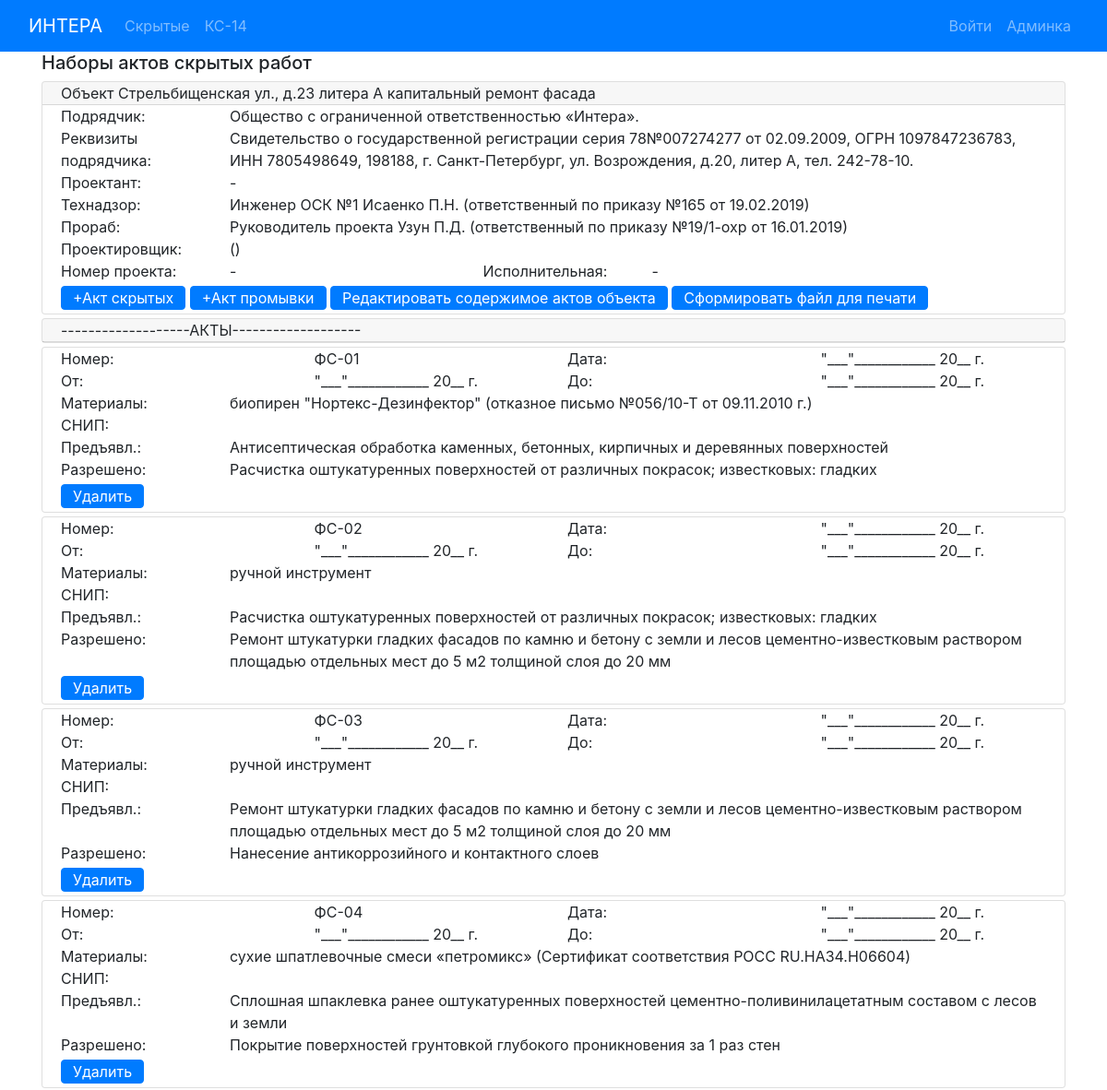
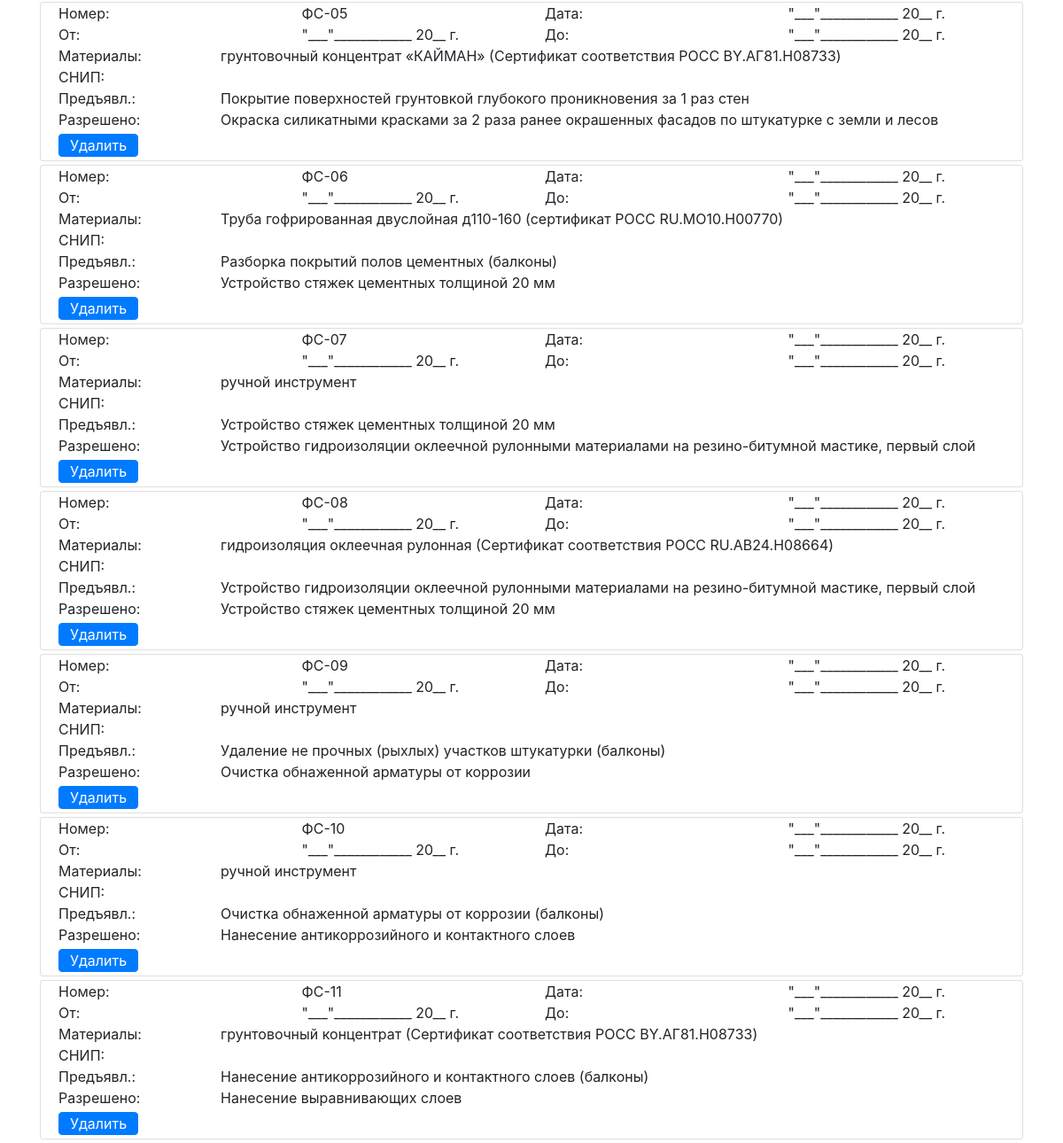
Before: /actbase/see-20/ with the older database file (2 pictures, top to bottom).
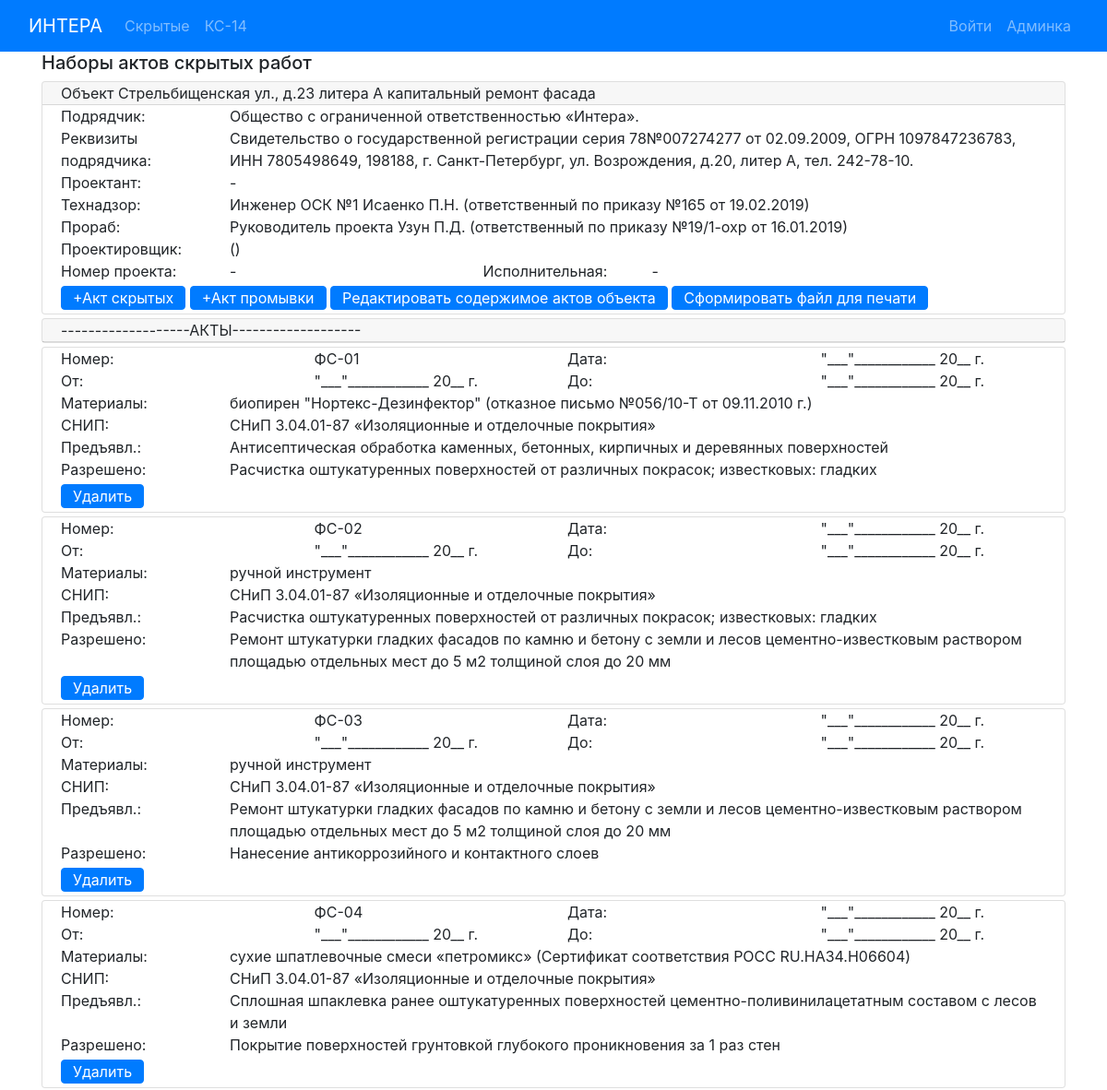
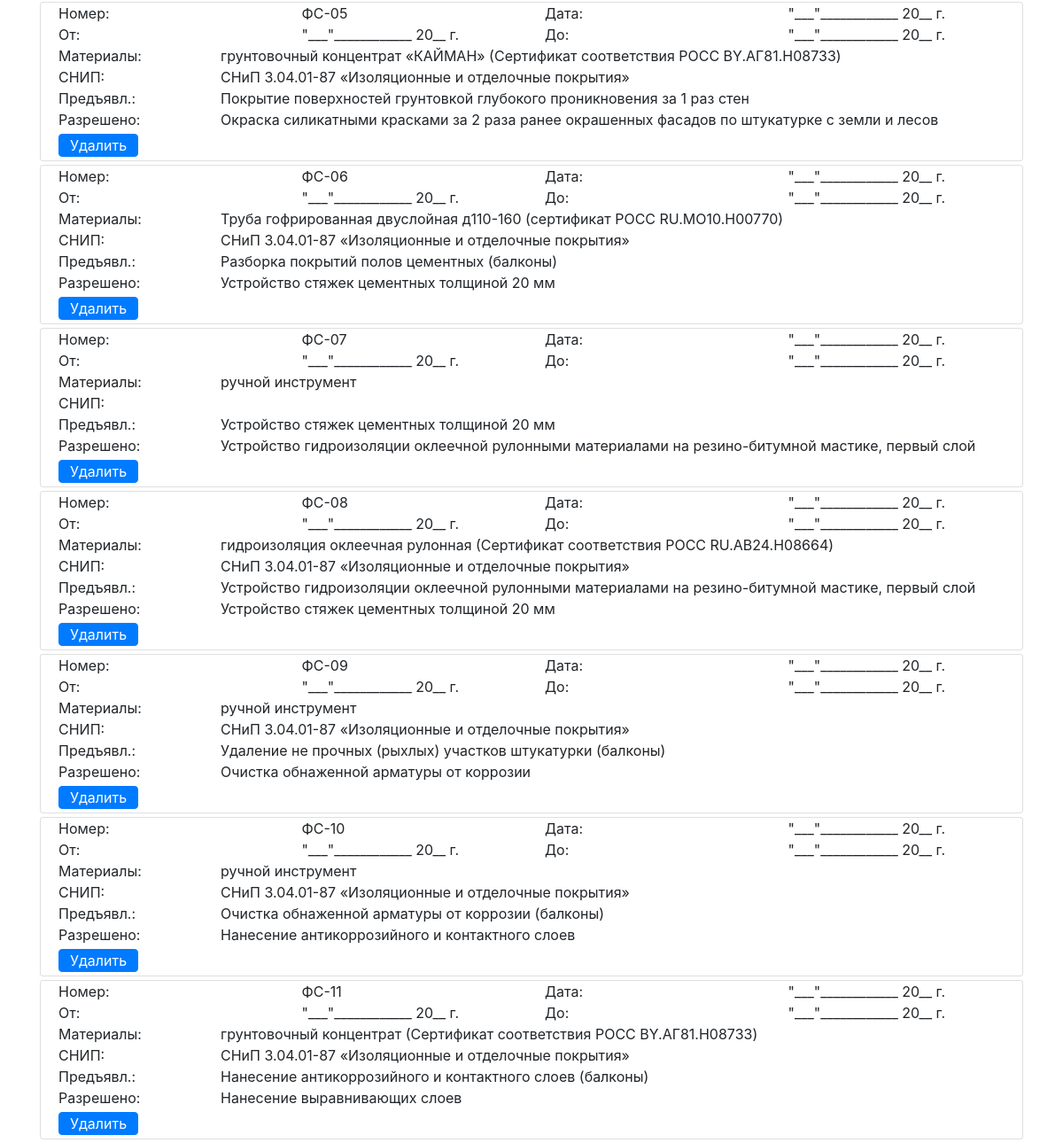
After: the same page with the newer database file (2 pictures, top to bottom).
### hiddenactsbase/models.py (models this page shows, shortened)
class HiddenActIS (models.Model):
    act_number = models.CharField(max_length=20, verbose_name='Ном. Акта', blank=True)
    act_date = models.CharField(max_length=50, verbose_name='Дата Акта')
    presented_work = models.CharField(max_length=200, verbose_name='Предъявл.')
    materials = models.CharField(max_length=200, verbose_name='Материалы')
    permitted_work = models.CharField(max_length=200, verbose_name='Разрешено')
    begin_date = models.CharField(max_length=50, verbose_name='От:')
    end_date = models.CharField(max_length=50, verbose_name='До:')
    work_SNIP = models.CharField(max_length=100, verbose_name='СНИП:', blank=True)
    class Meta:
        ordering = ['act_number']
        verbose_name = 'Акт скрытых инженерка '

### hiddenactsbase/views.py (the view)
# urls.py: path('see-<int:pk>/', ObjectDetail.as_view(), name='object_detail_url'),
class ObjectDetail (View):
    @staticmethod
    def get(request, pk):
        my_obj = get_object_or_404(ObjectActs, pk=pk)
        return render(request, 'hiddenactsbase/object_detail.html',
                      context={'myobj': my_obj})

### hiddenactsbase/models.py (called while the page is built)
    def get_edit_url(self):
        return reverse('object_edit_url', kwargs={'pk': self.pk})

### hiddenactsbase/templates/hiddenactsbase/object_detail.html (shortened to what the changed rows need)
{% extends 'base.html'%}
{% block mycontent %}
    <div class="container">
        {% for act in myobj.acts.all %}
            <div class="card mb-1">
                <div class="card-body py-0">
                    <div class="card-text">
                        <div class="row">
                            <div class="col-md-3">Номер:</div>
                            <div class="col-md-3">{{ act.act_number }}</div>
                            <div class="col-md-3">Дата:</div>
                            <div class="col-md-3">{{ act.act_date }}</div>
                        </div>
                        <div class="row">
                            <div class="col-md-3">От:</div>
                            <div class="col-md-3">{{ act.begin_date }}</div>
                            <div class="col-md-3">До:</div>
                            <div class="col-md-3">{{ act.end_date }}</div>
                        </div>
                        <div class="row">
                            <div class="col-md-2">Материалы:</div>
                            <div class="col-md-10">{{ act.materials }}</div>
                        </div>
                        <div class="row">
                            <div class="col-md-2">СНИП:</div>
                            <div class="col-md-10">{{ act.work_SNIP }}</div>
                        </div>
                        <div class="row">
                            <div class="col-md-2">Предъявл.:</div>
                            <div class="col-md-10">{{ act.presented_work }}</div>
                        </div>
                        <div class="row">
                            <div class="col-md-2">Разрешено:</div>
                            <div class="col-md-10">{{ act.permitted_work }}</div>
                        </div>
                        <a href="{% url 'delete_hidden_act' myobj.pk act.pk %}" class="btn btn-primary my-1 py-0">Удалить</a>
                    </div>
                </div>
            </div>
        {% endfor %}
    </div>
{% endblock %}

Changed rows visible on the page:
changed HiddenActIS "ФС-01": work_SNIP (not shown) → "СНиП 3.04.01-87 «Изоляционные и отделочные покрытия»"
changed HiddenActIS "ФС-02": work_SNIP (not shown) → "СНиП 3.04.01-87 «Изоляционные и отделочные покрытия»"
changed HiddenActIS "ФС-03": work_SNIP (not shown) → "СНиП 3.04.01-87 «Изоляционные и отделочные покрытия»"
changed HiddenActIS "ФС-04": work_SNIP (not shown) → "СНиП 3.04.01-87 «Изоляционные и отделочные покрытия»"
changed HiddenActIS "ФС-05": work_SNIP (not shown) → "СНиП 3.04.01-87 «Изоляционные и отделочные покрытия»"
changed HiddenActIS "ФС-06": work_SNIP (not shown) → "СНиП 3.04.01-87 «Изоляционные и отделочные покрытия»"
changed HiddenActIS "ФС-08": work_SNIP (not shown) → "СНиП 3.04.01-87 «Изоляционные и отделочные покрытия»"
changed HiddenActIS "ФС-09": work_SNIP (not shown) → "СНиП 3.04.01-87 «Изоляционные и отделочные покрытия»"
changed HiddenActIS "ФС-10": work_SNIP (not shown) → "СНиП 3.04.01-87 «Изоляционные и отделочные покрытия»"
changed HiddenActIS "ФС-11": work_SNIP (not shown) → "СНиП 3.04.01-87 «Изоляционные и отделочные покрытия»"
